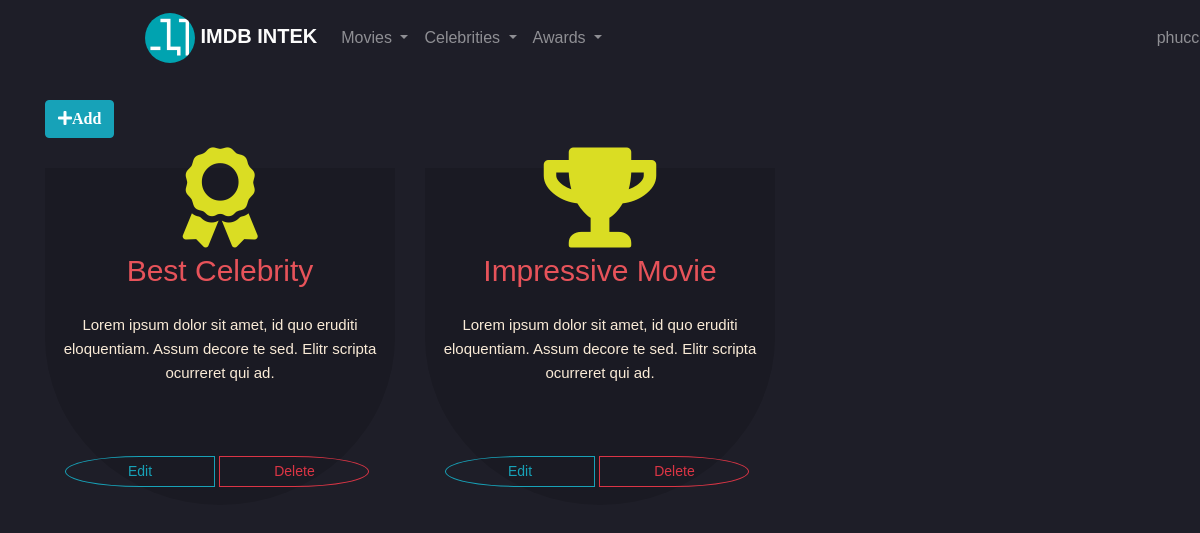
The page /award/ (signed in) on the database its author committed.
### awards/models.py (models this page shows, shortened)
class Award(models.Model):
    KIND_CHOICES = (
        ('Celeb', 'Celeb'),
        ('Movie', 'Movie'),
    )
    name = models.CharField(max_length=100)
    kind = models.CharField(max_length=5, choices=KIND_CHOICES)
    date = models.DateTimeField(null=True)
    movies = models.ManyToManyField(Movie)
    celebs = models.ManyToManyField(Celeb)
    class Meta:
        unique_together = ('name', 'kind')

### awards/views.py (the view)
# urls.py: path('', views.award, name='award'),
def award(request):
    movies = Movie.objects.all()[:3]
    celebs = Celeb.objects.all()[:3]
    context = {
        'movies': movies,
        'celebs': celebs,
        'award_list': Award.objects.all()
    }
    return render(request, 'awards/award.html', context=context)

### celebs/models.py (called while the page is built)
   def __str__(self):
       return "%s %s" % (self.first_name, self.last_name)

### movies/models.py (called while the page is built)
   def __str__(self):
       return self.title

### awards/templates/awards/award.html (shortened to what this page needs)
{% extends 'base_navbar.html' %}
{% load static %}
{% block styling %}
    {{ block.super }}
    <link rel="stylesheet"
    href="https://use.fontawesome.com/releases/v5.7.2/css/all.css"
>
    <link rel="stylesheet" href="{% static 'awards/index.css' %}">
{% endblock %}
{% block content %}
<section class="awards" style="margin-top: 100px;">
    <div class="container">
        {% if user.is_superuser%}
        <a href="{% url 'add_award' %}" class="btn btn-info
            btn-admin"><i class="fas fa-plus">Add</i></a>
        {% endif %}
        <div class="row">
            {% for award in award_list %}
            <div class="col-lg-4 col-md-4 col-sm-4 col-xs-12 box" >
                <div class="box-part text-center">
                    {% if award.kind == "Movie" %}
                        <i class="fas fa-trophy trophy" ></i>
                    {% else %}
                        <i class="fas fa-award trophy"></i>
                    {% endif %}
                    <div class="title">
                        <a href="{% url 'award_detail' award.id %}" >{{award.name}}</a>
                    </div>
                    <div class="text">
                        <span>Lorem ipsum dolor sit amet, id quo eruditi eloquentiam. Assum decore te sed. Elitr scripta ocurreret qui ad.</span>
                    </div>
                 </div>
                 {% if user.is_superuser %}
                 <div class="edit-area">
                    <a class="btn btn-outline-info btn-sm btn-bend-left" href="{% url 'edit_award' award.id %}" >Edit</a>
                    <a class="btn btn-outline-danger btn-sm btn-bend-right" href="{% url 'delete_award' award.id %}" >Delete</a>
                </div>
                {% endif %}
            </div>
            {% endfor %}
       </div>
   </div>
</section>
{% endblock %}

### templates/base_navbar.html (shortened to what this page needs)
{% extends 'base.html' %}
{% load static %}
{% block styling %}
    <link href="{% static 'styles/styles.css' %}" rel="stylesheet">
    <link rel="stylesheet"
    href="https://use.fontawesome.com/releases/v5.7.2/css/all.css"
>
{% endblock %}
{% block header %}
<nav class="navbar navbar-expand-lg navbar-dark fixed-top">
    <div class="container">
        <a class="navbar-brand" href="{% url 'home' %}">
            <img src="{% static 'intek_logo.png' %}" style="height: 50px;">
            <strong>IMDB INTEK</strong>
        </a>
        <ul class="navbar-nav mr-auto pt-3 pt-lg-0">
            <li class="nav-item dropdown">
                <a class="nav-link dropdown-toggle " href="#"
                    id="themesDropdown" role="button"
                    data-toggle="dropdown" aria-haspopup="true"
                    aria-expanded="false">
                    Movies
                </a>
            </li>
            <li class="nav-item dropdown">
                <a class="nav-link dropdown-toggle" href="#"
                    id="themesDropdown" role="button"
                    data-toggle="dropdown" aria-haspopup="true"
                    aria-expanded="false">
                    Celebrities
                </a>
            </li>
            <li class="nav-item dropdown">
                    <a class="nav-link dropdown-toggle" href="#"
                        id="themesDropdown" role="button"
                        data-toggle="dropdown" aria-haspopup="true"
                        aria-expanded="false">
                        Awards
                    </a>
                </li>
        </ul>
        {% if not user.is_authenticated %}
        <a class="btn btn-outline-info btn-lg" href="{% url 'accounts:login'%}">
            Sign in </a>
        {% else %}
        <div class="collapse navbar-collapse" id="navbarSupportedContent">
            <ul class="navbar-nav ml-auto">
                <li class="nav-item dropdown">
                    <a class="nav-link dropdown-toggle" href="#"
                        id="navbarDropdown" role="button" data-toggle="dropdown"
                        aria-haspopup="true" aria-expanded="false">
                        {{ user.username }}
                    </a>
                </li>
            </ul>
        </div>
        {% endif %}
    </div>
</nav>
{% endblock %}

### static/styles/styles.css (style rules this page uses)
* { margin: 0; padding: 0; }
body { background:rgb(30,30,40); font-family: arial, verdana, tahoma; }
nav { background-color: rgba(247, 3, 3, 0); width: 1200px; margin-left: 100px; border-radius: 50px; }
nav .container .navbar-brand { color: rgb(252, 252, 252) }
.navbar-brand img { border-radius: 50%; }

### awards/static/awards/index.css (style rules this page uses)
span { font-size:15px; }
.box { display: inline; }
.box-part { background: rgba(0, 0, 0, 0.137); color: antiquewhite; padding-bottom: 100px; margin:30px 0px; border-radius: 0% 0% 50% 50%; }
.text { margin:20px 0px; }
.title a { color: rgb(231, 83, 90); font-family: Verdana, sans-serif; font-size: 30px; }
.trophy { margin-top: 0px; font-size: 100px; margin-top: -20px; color: #dadd23 }
.edit-area { position: absolute; top: 80%; margin-left: 20px; transition: 0.2s; }
.edit-area a { width: 150px; text-anchor: middle; }
.btn-bend-right { border-radius: 0% 50% 50% 0%; }
.btn-bend-left { border-radius: 50% 0% 0% 50%; }

### rows shown on the page
Award: kind "Celeb" (drawn), name "Best Celebrity"
Award: kind "Movie" (drawn), name "Impressive Movie"
